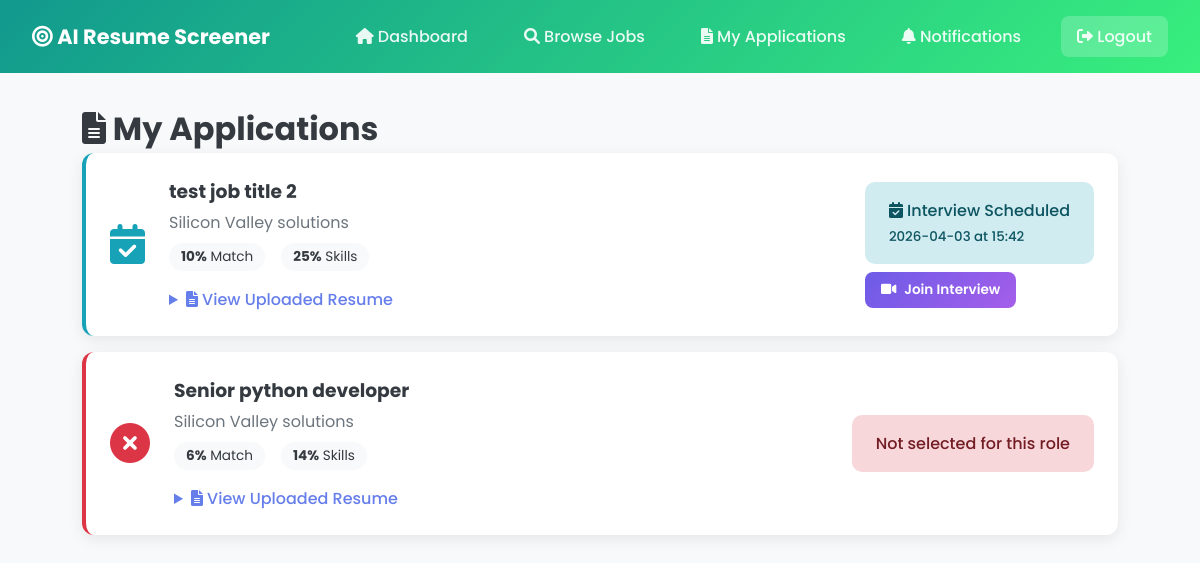
Before: /applicant/my-applications (signed in) with the older database file.
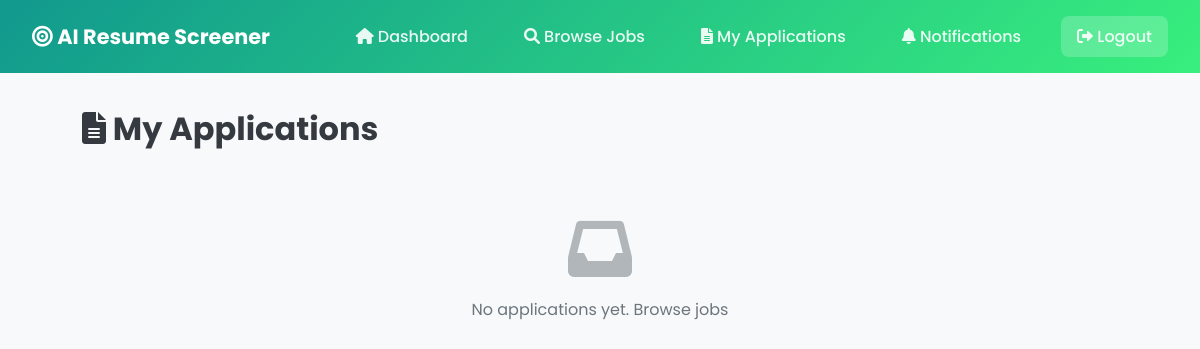
After: the same page with the newer database file.
### tables this page shows
CREATE TABLE interviews (
            id INTEGER PRIMARY KEY AUTOINCREMENT,
            application_id INTEGER,
            job_id INTEGER,
            applicant_id INTEGER,
            recruiter_id INTEGER,
            scheduled_date TEXT,
            scheduled_time TEXT,
            duration_minutes INTEGER DEFAULT 30,
            room_id TEXT UNIQUE,
            status TEXT DEFAULT 'scheduled',
            notes TEXT,
            rating INTEGER
        );

CREATE TABLE jobs (
            id INTEGER PRIMARY KEY AUTOINCREMENT,
            recruiter_id INTEGER,
            title TEXT,
            company TEXT,
            location TEXT,
            description TEXT,
            requirements TEXT,
            skills TEXT,
            experience INTEGER,
            salary TEXT,
            status TEXT DEFAULT 'active'
        );

CREATE TABLE applications (
            id INTEGER PRIMARY KEY AUTOINCREMENT,
            job_id INTEGER,
            applicant_id INTEGER,
            resume_text TEXT,
            anon_text TEXT,
            match_score REAL,
            skill_score REAL,
            matched_skills TEXT,
            missing_skills TEXT,
            experience INTEGER,
            status TEXT DEFAULT 'pending',
            UNIQUE(job_id, applicant_id)
        );

### app.py (the view)
@app.route('/applicant/my-applications')
def my_applications():
    if session.get('role') != 'applicant':
        return redirect(url_for('landing'))
    conn = get_db()
    apps = conn.execute('''SELECT a.*, j.title, j.company,
                          i.scheduled_date as interview_date, i.scheduled_time as interview_time,
                          i.room_id as interview_room_id
                          FROM applications a
                          INNER JOIN jobs j ON a.job_id=j.id
                          LEFT JOIN interviews i ON i.application_id=a.id
                          WHERE a.applicant_id=? ORDER BY a.id DESC''',
                       (session['user_id'],)).fetchall()
    conn.close()
    applications = []
    for a in apps:
        app = dict(a)
        app['matched_skills'] = json.loads(str(app['matched_skills']) if app['matched_skills'] else '[]')
        app['missing_skills'] = json.loads(str(app['missing_skills']) if app['missing_skills'] else '[]')
        applications.append(app)
    return render_template('my_applications.html', applications=applications)

### app.py (called while the page is built)
def get_db():
    conn = sqlite3.connect(DATABASE)
    conn.row_factory = sqlite3.Row
    return conn

### templates/my_applications.html (shortened to what the changed rows need)
<!DOCTYPE html>
<html lang="en">
<head>
    <link rel="stylesheet" href="{{ url_for('static', filename='style.css') }}">
    <link rel="stylesheet" href="https://cdnjs.cloudflare.com/ajax/libs/font-awesome/6.0.0/css/all.min.css">
</head>
<body>
    <div class="container">
        <h1><i class="fas fa-file-alt"></i> My Applications</h1>
        {% if applications %}
        <div class="my-apps-list">
            {% for app in applications %}
            <div class="my-app-card {{ app.status }}">
                <div class="status-icon">
                    {% if app.status == 'hired' %}<i class="fas fa-check-circle text-success"></i>
                    {% elif app.status == 'rejected' %}<i class="fas fa-times-circle text-danger"></i>
                    {% elif app.status in ['selected', 'questions_answered'] %}<i class="fas fa-star text-warning"></i>
                    {% elif app.status == 'interview_scheduled' %}<i class="fas fa-calendar-check"
                        style="color: var(--info);"></i>
                    {% elif app.status == 'interviewed' %}<i class="fas fa-microphone"
                        style="color: var(--secondary);"></i>
                    {% elif app.status == 'interview_expired' %}<i class="fas fa-clock text-danger"></i>
                    {% else %}<i class="fas fa-clock text-warning"></i>{% endif %}
                </div>
                <div class="app-info">
                    <h3>{{ app.title }}</h3>
                    <p>{{ app.company }}</p>
                    <div class="mini-scores">
                        <span><strong>{{ "%.0f"|format(app.match_score) }}%</strong> Match</span>
                        <span><strong>{{ "%.0f"|format(app.skill_score) }}%</strong> Skills</span>
                    </div>
                    {% if app.resume_text %}
                    <details style="margin-top: 1rem; cursor: pointer;">
                        <summary style="font-weight: 500; color: var(--primary);"><i class="fas fa-file-text"></i> View
                            Uploaded Resume</summary>
                    </details>
                    {% endif %}
                </div>
                <div class="status-msg">
                    {% if app.status == 'hired' %}
                    <div class="msg success"><i class="fas fa-trophy"></i> Congratulations! You're Hired!</div>
                    {% elif app.status == 'rejected' %}
                    <div class="msg danger">Not selected for this role</div>
                    {% elif app.status == 'interview_expired' %}
                    <div class="msg danger">
                        <i class="fas fa-clock"></i> Interview Window Expired
                        <br><small>The interview was not attended within 5 hours of the scheduled time.</small>
                    </div>
                    {% elif app.status == 'interview_scheduled' %}
                    <div class="msg interview-scheduled">
                        <i class="fas fa-calendar-check"></i> Interview Scheduled
                        {% if app.interview_date %}
                        <br><small>{{ app.interview_date }} at {{ app.interview_time }}</small>
                        {% endif %}
                    </div>
                    {% if app.interview_room_id %}
                    <a href="{{ url_for('interview_room', room_id=app.interview_room_id) }}"
                        class="btn btn-interview btn-sm" style="margin-top: 0.5rem;">
                        <i class="fas fa-video"></i> Join Interview
                    </a>
                    {% endif %}
                    {% elif app.status == 'interviewed' %}
                    <div class="msg info"><i class="fas fa-microphone"></i> Interview Completed – Results Pending</div>
                    {% else %}
                    <div class="msg info">Under review</div>
                    {% endif %}
                </div>
            </div>
            {% endfor %}
        </div>
        {% else %}
        <div class="empty-state">
            <i class="fas fa-inbox"></i>
            <p>No applications yet. <a href="{{ url_for('browse_jobs') }}">Browse jobs</a></p>
        </div>
        {% endif %}
    </div>
</body>
</html>

Changed rows visible on the page:
no longer on this page (row unchanged): interviews: title "test job title 2", company "Silicon Valley solutions", interview_date "2026-04-03", interview_time "15:42"
removed applications: match_score "10", skill_score "25"
no longer on this page (row unchanged): interviews: title "Senior python developer", company "Silicon Valley solutions", shows "Not selected for this role"
removed applications: match_score "6", skill_score "14"
Other visible differences:
text now shown: "No applications yet. Browse jobs"
